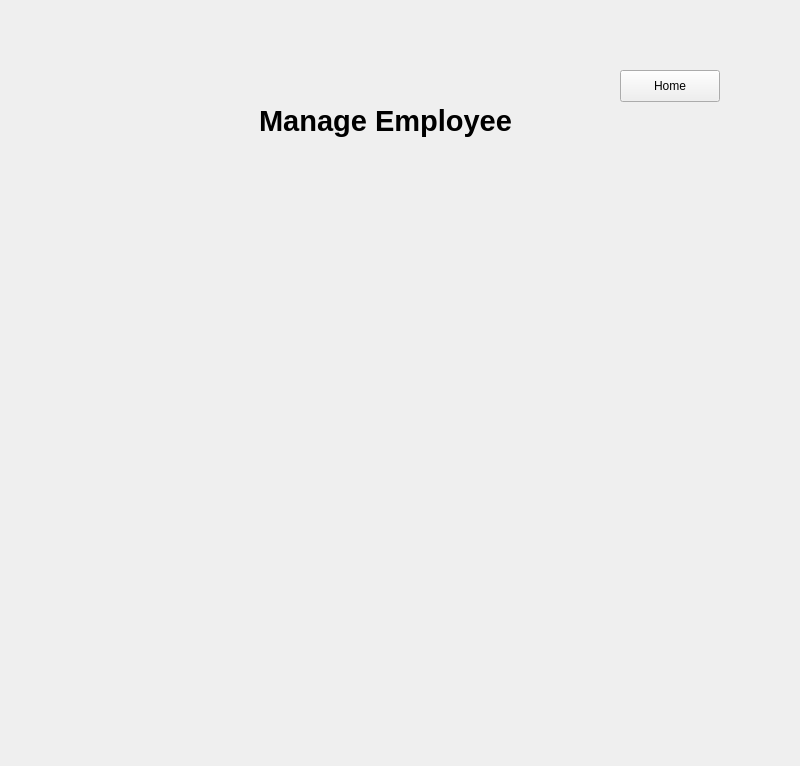
<?xml version="1.0" encoding="UTF-8"?>
<ui version="4.0">
 <class>ManageEmployeeWidget</class>
 <widget class="QWidget" name="ManageEmployeeWidget">
  <property name="geometry">
   <rect>
    <x>0</x>
    <y>0</y>
    <width>800</width>
    <height>766</height>
   </rect>
  </property>
  <property name="windowTitle">
   <string>Form</string>
  </property>
  <widget class="QLabel" name="label">
   <property name="geometry">
    <rect>
     <x>240</x>
     <y>90</y>
     <width>291</width>
     <height>61</height>
    </rect>
   </property>
   <property name="font">
    <font>
     <pointsize>22</pointsize>
     <bold>true</bold>
    </font>
   </property>
   <property name="text">
    <string>Manage Employee</string>
   </property>
   <property name="alignment">
    <set>Qt::AlignCenter</set>
   </property>
  </widget>
  <widget class="QPushButton" name="pushButton">
   <property name="geometry">
    <rect>
     <x>620</x>
     <y>70</y>
     <width>100</width>
     <height>32</height>
    </rect>
   </property>
   <property name="text">
    <string>Home</string>
   </property>
  </widget>
 </widget>
 <resources/>
 <connections/>
</ui>
